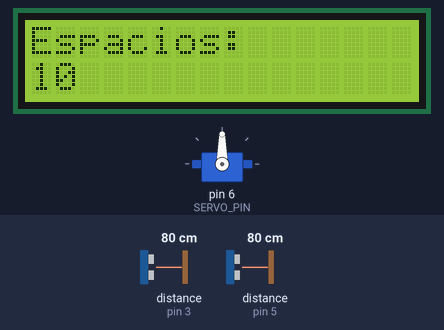
Bench run of a sketch on a simulated Arduino Uno, built with avr-gcc and run on an emulated ATmega328P. Shown: 16×2 character LCD, servo. Wiring (inferred from the names in the program): 2 × ultrasonic range finder: trigger pin 2, echo pin 3 / trigger pin 4, echo pin 5. Inputs (shaded band) come from the test bench; at power-on: distance to the obstacle (sensors on pin 3, pin 5) 80 cm. The echo pulse lasts 58.3 µs per cm.

Above: at 1.2 s.
1.3 s: distance to the obstacle (sensor on pin 3) set to 2 cm
At 3.5 s:
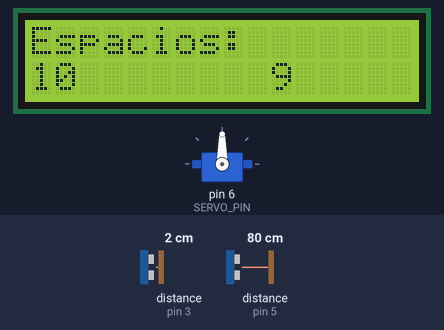
3.8 s: distance to the obstacle (sensor on pin 5) set to 2 cm
At 9.2 s:
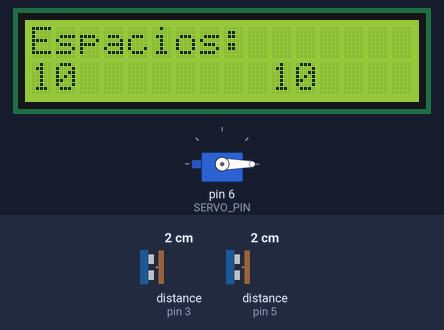
Timing chart, 0 to 12.8 s (numbered marks = the images above; inputs shaded):
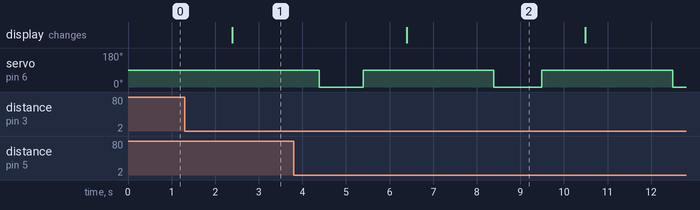

Measured:
- after the input at 1.3 s, the display: changes after 1.1 s (image 1)
- by itself, servo on pin 6 (SERVO_PIN): alternates 90° for 3.0 s and 0° for 1.1 s

The sketch:

Parqueo_de_carros.ino
```cpp
#include <LiquidCrystal.h>
#include <Servo.h>

#define TRIG_PIN_ENTRADA 2    // Pin TRIG del sensor de entrada
#define ECHO_PIN_ENTRADA 3     // Pin ECHO del sensor de entrada
#define TRIG_PIN_SALIDA 4      // Pin TRIG del sensor de salida
#define ECHO_PIN_SALIDA 5       // Pin ECHO del sensor de salida
#define SERVO_PIN 6            // Pin del servomotor

LiquidCrystal lcd(7, 8, 9, 10, 11, 12); // Pines del LCD
Servo servoMotor;

const int ESPACIOS_TOTALES = 10; // Cambia este valor según la capacidad del estacionamiento
int espaciosDisponibles = ESPACIOS_TOTALES;

void setup() {
  lcd.begin(16, 2);                // Inicializa el LCD
  servoMotor.attach(SERVO_PIN);    // Conecta el servomotor
  pinMode(TRIG_PIN_ENTRADA, OUTPUT);
  pinMode(ECHO_PIN_ENTRADA, INPUT);
  pinMode(TRIG_PIN_SALIDA, OUTPUT);
  pinMode(ECHO_PIN_SALIDA, INPUT);

  lcd.print("Espacios: ");
  lcd.setCursor(0, 1);
  lcd.print(espaciosDisponibles);
}

void loop() {
  if (detectarVehiculo(TRIG_PIN_ENTRADA, ECHO_PIN_ENTRADA)) {
    if (espaciosDisponibles > 0) {
      abrirBarrera();           // Abre la barrera para entrada
      espaciosDisponibles--;
      actualizarLCD();
      delay(2000); // Tiempo para que el vehículo entre
      cerrarBarrera();
    } else {
      lcd.setCursor(0, 1);
      lcd.print("Estacionamiento lleno");
      delay(2000);
    }
  }

  if (detectarVehiculo(TRIG_PIN_SALIDA, ECHO_PIN_SALIDA)) {
    abrirBarrera();             // Abre la barrera para salida
    espaciosDisponibles++;
    actualizarLCD();
    delay(2000); // Tiempo para que el vehículo salga
    cerrarBarrera();
  }

  delay(100); // Espera un poco antes de volver a verificar
}

bool detectarVehiculo(int trigPin, int echoPin) {
  digitalWrite(trigPin, LOW);
  delayMicroseconds(2);
  digitalWrite(trigPin, HIGH);
  delayMicroseconds(10);
  digitalWrite(trigPin, LOW);

  long duracion = pulseIn(echoPin, HIGH);
  long distancia = (duracion * 0.034) / 2; // Calcular la distancia en cm

  // Detecta vehículos a 30 cm o menos
  if (distancia <= 30) { // Si hay un vehículo dentro de 30 cm o menos
    return true;
  }
  return false;
}

void abrirBarrera() {
  servoMotor.write(90); // Abre la barrera
  delay(1000); // Espera 1 segundo
}

void cerrarBarrera() {
  servoMotor.write(0); // Cierra la barrera
  delay(1000); // Espera 1 segundo
}

void actualizarLCD() {
   lcd.setCursor(10, 1);  // Mueve el cursor a la posición adecuada
   lcd.print("   ");      // Limpia la zona donde se escribirá el número (tres espacios)
   lcd.setCursor(10, 1);  // Vuelve a posicionar el cursor
   lcd.print(espaciosDisponibles);  // Escribe el valor actualizado
}
```
